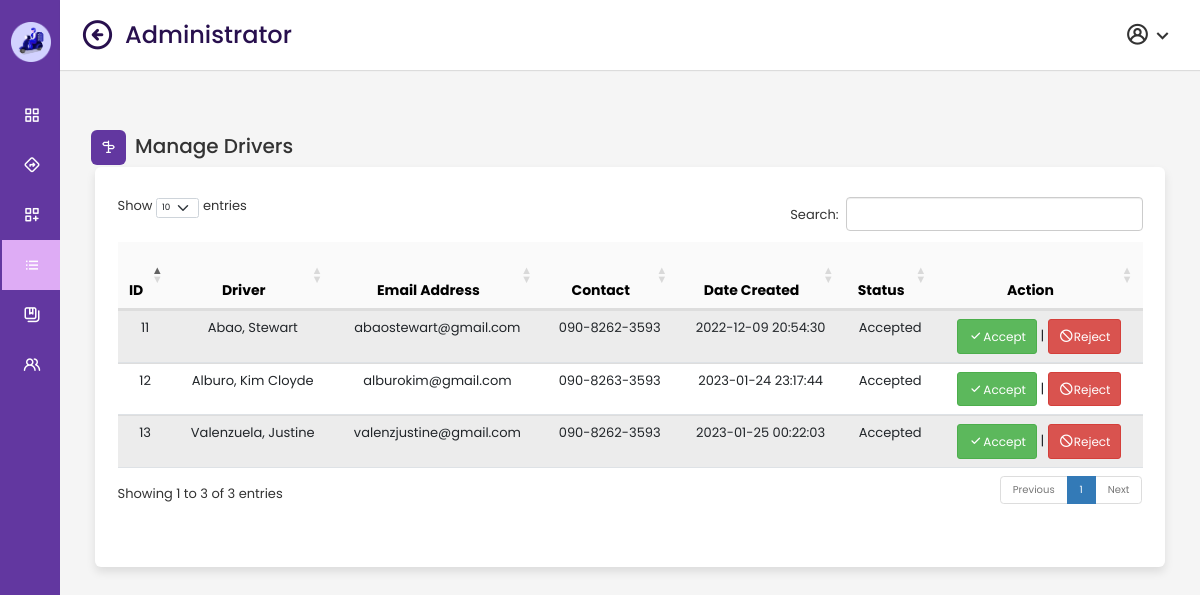
The page /admin/driver.php on the database its author committed.
### tables this page shows
CREATE TABLE `driver` (
  `driverid` int(11) NOT NULL,
  `dfullname` text NOT NULL,
  `dbirthdate` date NOT NULL,
  `dage` int(11) NOT NULL,
  `daddress` text NOT NULL,
  `dgender` varchar(255) NOT NULL,
  `dnumber` varchar(255) NOT NULL,
  `didtype` varchar(255) NOT NULL,
  `dimg` varchar(255) NOT NULL,
  `dusertype` enum('passenger','driver','','') NOT NULL,
  `ddate` datetime NOT NULL DEFAULT current_timestamp(),
  `dstatus` varchar(2555) NOT NULL DEFAULT 'Pending',
  `demail` varchar(255) NOT NULL,
  `dpass` varchar(255) NOT NULL,
  `dconpass` varchar(255) NOT NULL
);

### admin/driver.php (the view, shortened to what this page needs)
<?php
	include 'dbconnect.php';
?>
<!DOCTYPE html>
<html lang="en" dir="ltr">
  <head>
    <link rel="stylesheet" href="adminstyles.css">
    <link href='https://unpkg.com/boxicons@2.0.7/css/boxicons.min.css' rel='stylesheet'>
    <link rel="stylesheet" href="https://unicons.iconscout.com/release/v4.0.0/css/line.css">
     <link href="https://cdnjs.cloudflare.com/ajax/libs/twitter-bootstrap/5.2.0/css/bootstrap.min.css" rel="stylesheet">
    <link href="https://cdn.datatables.net/1.13.1/css/dataTables.bootstrap5.min.css" rel="stylesheet">
    <link rel="stylesheet" type="text/css" href="bootstrap/css/bootstrap.min.css">
   </head>
<body>
  <div class="sidebar">
    <div class="logo-details">
    <div class="logo"><img src="images/logoicon.png"></div>
      <span class="logo_name"> HITCH</span>
    </div>
      <ul class="nav-links" style="margin-left: 12px;">
        <li>
          <a href="index.php">
            <i class='bx bx-grid-alt' ></i>
            <span class="links_name">Dashboard</span>
          </a>
        </li>
        <li>
          <a href="route.php">
          <i class="uil uil-directions"></i>
            <span class="links_name">Route</span>
          </a>
        </li>
        <li>
          <a href="habalhabal.php">
          <i class="uil uil-create-dashboard"></i>
            <span class="links_name">Habal-Habals</span>
          </a>
        </li>
        <li>
          <a href="driver.php" class="active">
            <i class='bx bx-list-ul' ></i>
            <span class="links_name">Drivers</span>
          </a>
        </li>
        <li>
          <a href="passenger.php">
          <i class="uil uil-notebooks"></i>
            <span class="links_name">Passengers</span>
          </a>
        </li>
        <li>
          <a href="bookings.php">
          <i class="uil uil-users-alt"></i>
            <span class="links_name">Bookings</span>
          </a>
        </li>
      </ul>
  </div>
  <section class="home-section">
    <nav>
      <div class="sidebar-button">
        <i class='il uil-arrow-circle-left sidebarBtn'></i>
        <span class="dashboard">Administrator</span>
      </div>
      <div class="profile-details">
        <i class="uil uil-user-circle"></i>
        <i class="bx bx-chevron-down" onclick="toggleMenu()"></i>
      </div>
    </nav>
    <div class="home-content">
 <div class="overview-boxes">
   <div class="con">
           <i class="uil uil-sign-alt"></i>
           <h3>Manage Drivers</h3>
           </div>
            <div class="containers py-5" style="width:1300px; height:400px; font-size: 13px; overflow-y: scroll; overflow-x:scroll; max-height:100vh">
            <div class="row">
          <table id="example" class="table table-striped" style="width:100%">
          <thead style="color: black">
            <tr>
              <th scope="col " style="text-align: center"><b>ID</b></th>
              <th scope="col " style="text-align: center"><b>Driver</b></th>
              <th scope="col " style="text-align: center"><b>Email Address</b></th>
              <th scope="col" style="text-align: center"><b>Contact</b></th>
              <th scope="col" style="text-align: center"><b>Date Created</b></th>
              <th scope="col" style="text-align: center"><b>Status</b></th>
              <th scope="col" style="text-align: center"><b>Action</b></th>
            </tr>
          </thead>
							<tbody>
                <?php
                $sql = "SELECT * FROM driver";
                $query=$conn->query($sql);
                while($row=$query->fetch_assoc())
                    {
                    echo "<tr style='text-align: center'>
                        <td>".$row['driverid']."</td>
                        <td>".$row['dfullname']."</td>
                        <td>".$row['demail']."</td>
                        <td>".$row['dnumber']."</td>
                        <td>".$row['ddate']."</td>
                        <td>".$row['dstatus']."</td>
                        <td>
                        <a href='accept.php?id=".$row['driverid']."' class='btn btn-success btn-sm b' data-toggle='modal'><i class='uil uil-check' style='color:white; font-size:15px; text-align: center'></i>Accept</a> |
                        <a href='#reject".$row['driverid']."' class='btn btn-danger btn-sm b' data-toggle='modal'><i class='uil uil-ban' style='color:white; font-size:15px; text-align: center'></i>Reject</a>
                        </td>
                      </tr>";
                        }
                      ?>
							</tbody>
					  </table>
				  </div>
          </div>
    </div>
  </section>
</body>
</html>

### admin/adminstyles.css (style rules this page uses)
* { margin: 0; padding: 0; box-sizing: border-box; font-family: 'Poppins', sans-serif; }
.sidebar { position: fixed; height: 100%; width: 240px; background: #6237A0; transition: all 0.5s ease; }
.sidebar .logo-details { height: 80px; display: flex; align-items: center; }
.sidebar .logo-details .logo img { width: 40px; height: 40px; position:fixed; margin-left: 11px; margin-top: -18px; text-align: center; }
.sidebar .logo-details .logo_name { color: #fff; font-size: 35px; font-weight: 650; text-align: center; position: fixed; margin-left: 70px; }
.sidebar .nav-links { margin-top: 10px; }
.sidebar .nav-links li { position: relative; list-style: none; height: 50px; left:-30px; }
.sidebar .nav-links li a { height: 100%; width: 100%; display: flex; align-items: center; text-decoration: none; transition: all 0.4s ease; }
.sidebar .nav-links li a.active { background: #DEACF5; color: #28104E; width: 500px; }
.sidebar .nav-links li i { min-width: 60px; text-align: center; font-size: 18px; color: #fff; }
.sidebar .nav-links li a .links_name { color: #fff; font-size: 15px; font-weight: 400; white-space: nowrap; }
.home-section { position: relative; background: #f5f5f5; min-height: 100vh; width: calc(100% - 240px); left: 240px; transition: all 0.5s ease; }
.home-section nav { display: flex; justify-content: space-between; height: 70px; background: #fff; display: flex; align-items: center; position: fixed; width: calc(100% - 240px); left: 240px; z-index: 100; padding: 0 20px; box-shadow: 0 1px 1px rgba(0, 0, 0, 0.1); transition: all 0.5s ease; }
.home-section nav .sidebar-button { display: flex; align-items: center; font-size: 24px; font-weight: 500; color: #28104E; }
nav .sidebar-button i { font-size: 35px; margin-right: 10px; }
.home-section nav .profile-details { display: flex; align-items: center; border-radius: 6px; height: 50px; min-width: 80px; padding: 0 2px 0 25px; }
nav .profile-details i { font-size: 25px; color: #333; cursor: pointer; }
.home-section .home-content { position: relative; padding-top: 104px; }
.home-content .overview-boxes { display: flex; align-items: left; justify-content: space-between; flex-wrap: wrap; padding: 0 20px; margin-bottom: 26px; }
.con { margin-left: 10px; padding-right: 50%; }
.con i { position: relative; margin-top: 26px; margin-left: 1px; height: 35px; width: 35px; background-color: #6237A0; border-radius: 6px; color: #fff; display: flex; align-items: center; justify-content: center; font-size: 15px; }
.con h3 { font-size: 20px; width: 300px; font-weight: 500; color: var(--text-color); margin-left: 45px; margin-top: -30px; }
@media (max-width: 1240px) { .sidebar { width: 60px; } }
@media (max-width: 1240px) { .home-section { width: calc(100% - 60px); left: 60px; } }
@media (max-width: 1240px) { .home-section nav { width: calc(100% - 60px); left: 60px; } }
td { padding: 10px 15px; text-align: center; font-family: 'Poppins', Sans-serif; font-size: 13px; padding-left: 10px; }
thead th { background-color: #6237A0; color: black; font-family: 'Poppins', Sans-serif; font-weight: 150; height: 50px; text-align: center; align-items: center; font-size: 14px; font-weight: 1200px; padding-left: 50px; }
tr { width: 100%; background-color: #fafafa; }
tr:nth-child(even) { background-color: #dbcaca; }
.containers { position: relative; max-width: 1300px; width: 100%; border-radius: 6px; padding: 30px; margin: 0 15px; background-color: #fff; box-shadow: 0 5px 10px rgba(0,0,0,0.1); }

### rows shown on the page
driver: driverid "11", dfullname "Abao, Stewart", demail "abaostewart@gmail.com", dnumber "090-8262-3593", ddate "2022-12-09 20:54:30", dstatus "Accepted"
driver: driverid "12", dfullname "Alburo, Kim Cloyde", demail "alburokim@gmail.com", dnumber "090-8263-3593", ddate "2023-01-24 23:17:44", dstatus "Accepted"
driver: driverid "13", dfullname "Valenzuela, Justine", demail "valenzjustine@gmail.com", dnumber "090-8262-3593", ddate "2023-01-25 00:22:03", dstatus "Accepted"
